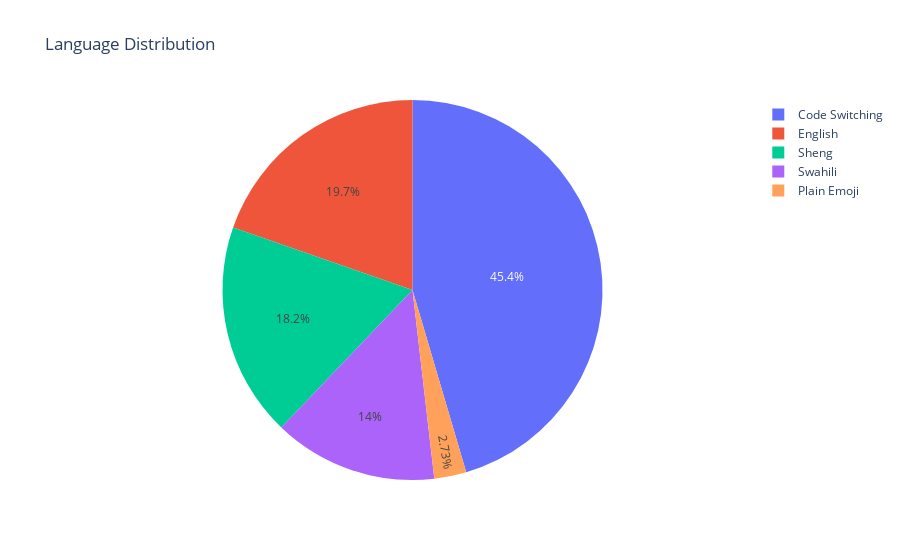

This figure's notebook cell:
### Markdown cell above
### E) Language Distribution

The language distribution analysis identified the dominant languages used in the dataset.  

This is important for preprocessing decisions such as stopword removal, tokenization strategy, and determining whether multilingual modeling is required.

### Code cell
eda.language_insights()

### Figure 1 — Plotly figure (JSON) as saved in the notebook; plotly's stock layout.template omitted (floating-point values rounded to 4 significant figures)
{"data": [{"domain": {"x": [0, 1], "y": [0, 1]}, "hovertemplate": "language=%{label}<br>count=%{value}<extra></extra>", "labels": ["Code Switching", "English", "Sheng", "Swahili", "Plain Emoji"], "legendgroup": "", "name": "", "showlegend": true, "type": "pie", "values": [1747, 756, 700, 537, 105]}], "layout": {"legend": {"tracegroupgap": 0}, "title": {"text": "Language Distribution"}}}
